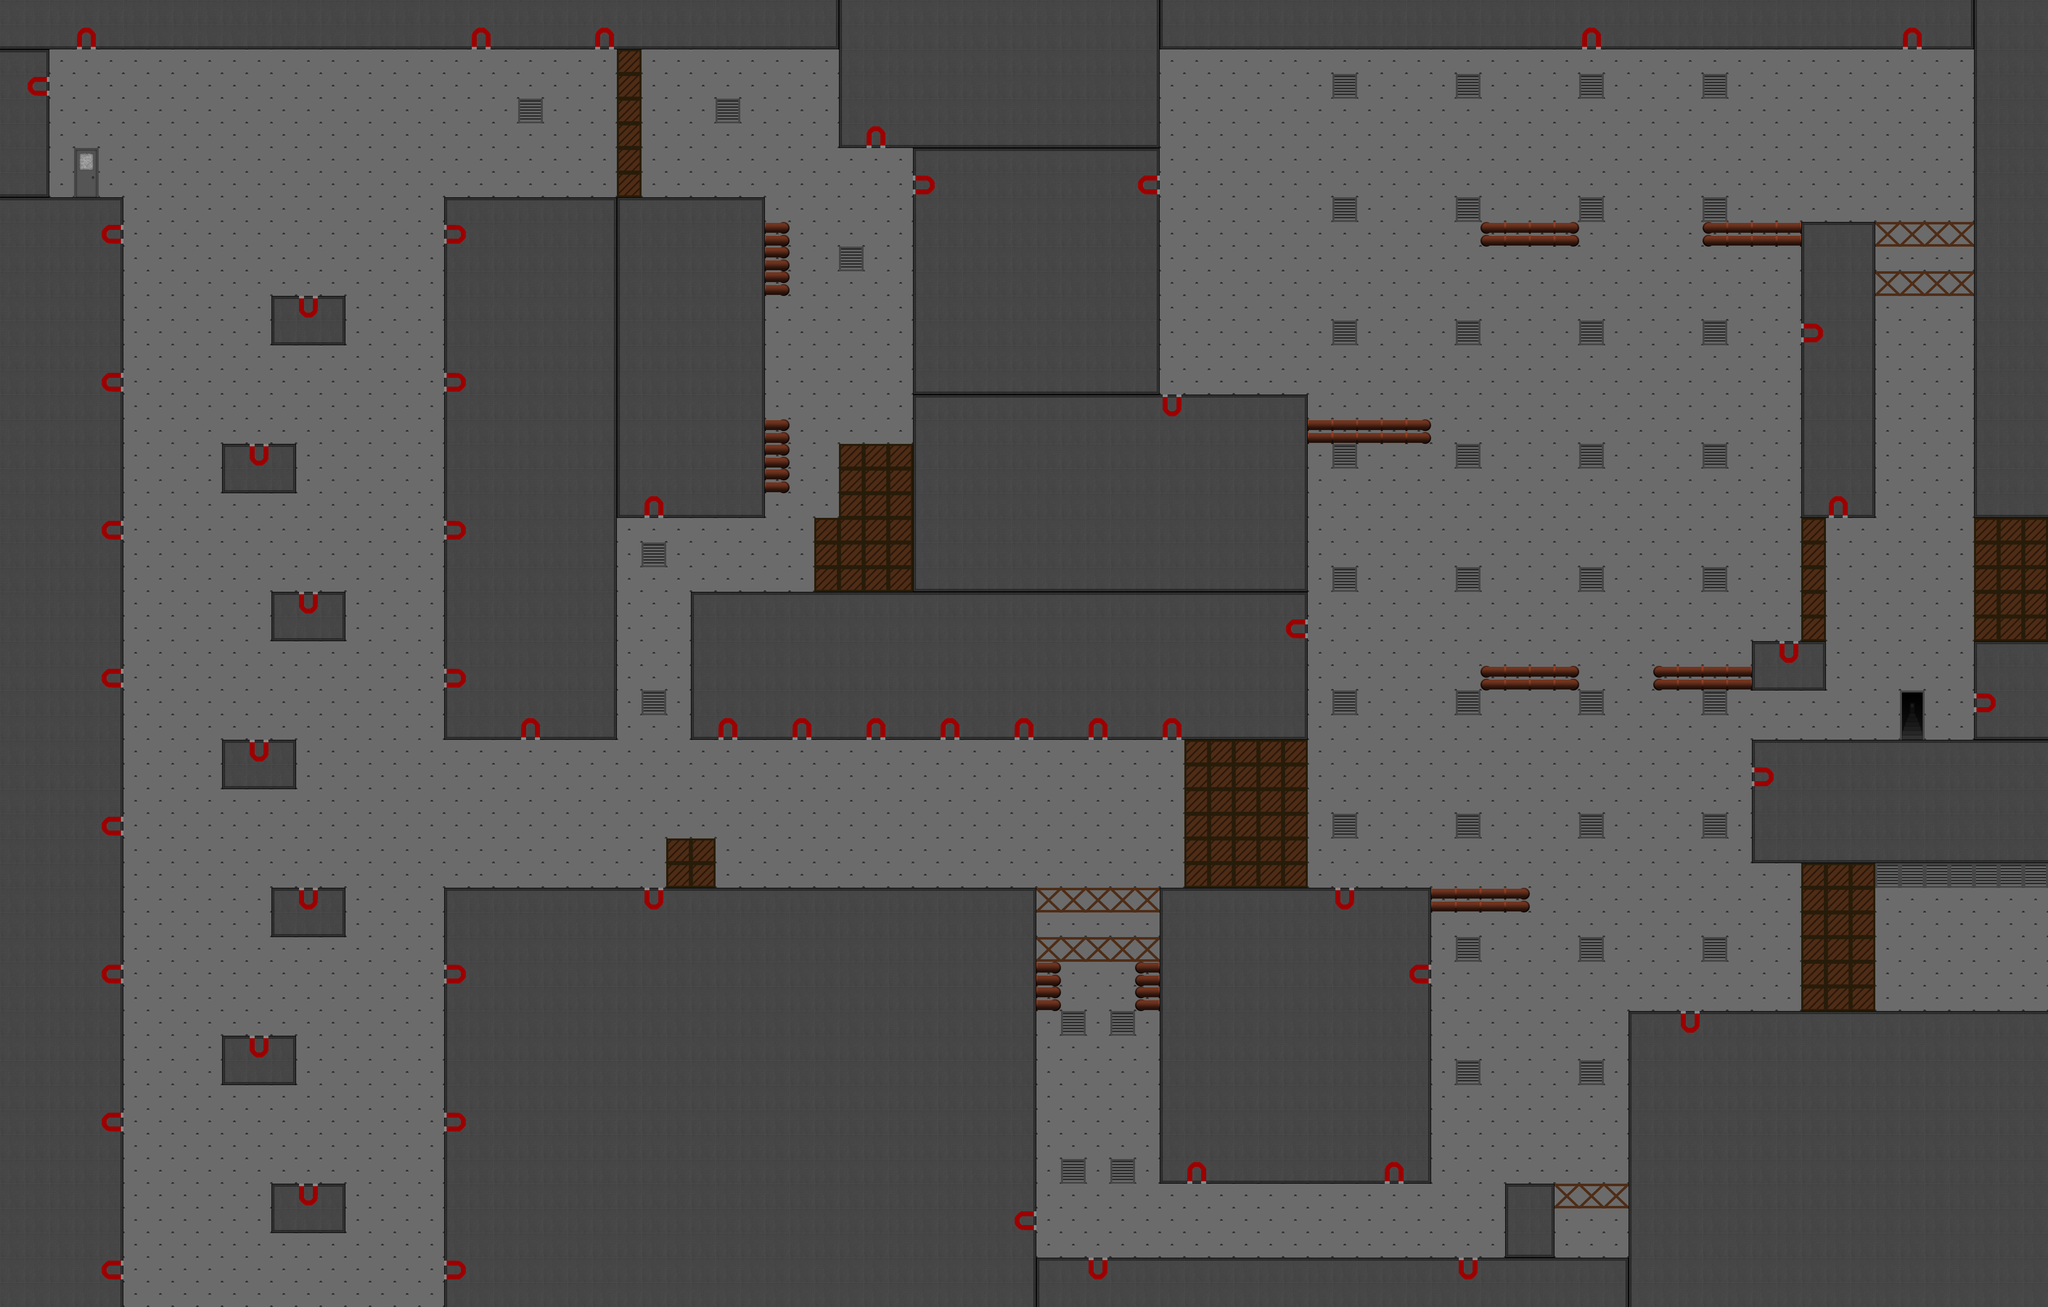

This is a level from a 2D game, rendered from its Tiled map with the project's own tilesets. A one-line summary and the map file follow, with tile-layer data summarised:
An orthogonal 83x53 tile map with 50x50 px tiles, 1 tile layer (tileLayer) and 96 objects (70x gear, 9x star, 7x hedgehog, 6x crab, 3x silverGear, ...).

<map version="1.0" orientation="orthogonal" renderorder="right-down" width="83" height="53" tilewidth="50" tileheight="50" nextobjectid="121">
 <tileset firstgid="1" name="sprites" tilewidth="50" tileheight="50" tilecount="200" columns="20">
  <image source="golden_gear_spritesheet.png" width="1000" height="500" />
 </tileset>
 <layer name="tileLayer" width="83" height="53">
  <data>[4399 cells, 4399 non-empty, 24 distinct tile ids]</data>
 </layer>
 <objectgroup name="objectLayer">
  <object id="2" name="player" type="player" gid="61" x="150" y="400" width="50" height="50" />
  <object id="5" name="star" type="star" gid="30" x="2300" y="1650" width="50" height="50" />
  <object id="6" name="gear" type="gear" gid="25" x="850" y="500" width="50" height="50" />
  <object id="7" name="gear" type="gear" gid="25" x="850" y="600" width="50" height="50" />
  <object id="9" name="gear" type="gear" gid="25" x="850" y="700" width="50" height="50" />
  <object id="10" name="gear" type="gear" gid="25" x="850" y="800" width="50" height="50" />
  <object id="11" name="gear" type="gear" gid="25" x="650" y="800" width="50" height="50" />
  <object id="12" name="gear" type="gear" gid="25" x="450" y="800" width="50" height="50" />
  <object id="13" name="gear" type="gear" gid="25" x="250" y="800" width="50" height="50" />
  <object id="14" name="gear" type="gear" gid="25" x="250" y="900" width="50" height="50" />
  <object id="15" name="gear" type="gear" gid="25" x="250" y="1000" width="50" height="50" />
  <object id="16" name="gear" type="gear" gid="25" x="250" y="1100" width="50" height="50" />
  <object id="17" name="gear" type="gear" gid="25" x="450" y="1100" width="50" height="50" />
  <object id="18" name="gear" type="gear" gid="25" x="650" y="1100" width="50" height="50" />
  <object id="19" name="gear" type="gear" gid="25" x="850" y="1100" width="50" height="50" />
  <object id="20" name="gear" type="gear" gid="25" x="650" y="500" width="50" height="50" />
  <object id="21" name="gear" type="gear" gid="25" x="450" y="500" width="50" height="50" />
  <object id="22" name="gear" type="gear" gid="25" x="250" y="500" width="50" height="50" />
  <object id="23" name="gear" type="gear" gid="25" x="850" y="1200" width="50" height="50" />
  <object id="24" name="gear" type="gear" gid="25" x="850" y="1300" width="50" height="50" />
  <object id="25" name="gear" type="gear" gid="25" x="850" y="1400" width="50" height="50" />
  <object id="26" name="gear" type="gear" gid="25" x="650" y="1400" width="50" height="50" />
  <object id="27" name="gear" type="gear" gid="25" x="450" y="1400" width="50" height="50" />
  <object id="28" name="gear" type="gear" gid="25" x="250" y="1400" width="50" height="50" />
  <object id="29" name="gear" type="gear" gid="25" x="250" y="1500" width="50" height="50" />
  <object id="30" name="gear" type="gear" gid="25" x="250" y="1600" width="50" height="50" />
  <object id="31" name="gear" type="gear" gid="25" x="250" y="1700" width="50" height="50" />
  <object id="33" name="hedgehog" type="hedgehog" gid="31" x="1300" y="1800" width="50" height="50" />
  <object id="34" name="gear" type="gear" gid="25" x="1450" y="1750" width="50" height="50" />
  <object id="35" name="gear" type="gear" gid="25" x="1600" y="1750" width="50" height="50" />
  <object id="37" name="gear" type="gear" gid="25" x="1750" y="1750" width="50" height="50" />
  <object id="38" name="gear" type="gear" gid="25" x="1900" y="1750" width="50" height="50" />
  <object id="39" name="gear" type="gear" gid="25" x="2050" y="1750" width="50" height="50" />
  <object id="40" name="gear" type="gear" gid="25" x="2200" y="1750" width="50" height="50" />
  <object id="41" name="gear" type="gear" gid="25" x="2350" y="1750" width="50" height="50" />
  <object id="42" name="gear" type="gear" gid="25" x="1300" y="1600" width="50" height="50" />
  <object id="43" name="gear" type="gear" gid="25" x="1300" y="1300" width="50" height="50" />
  <object id="44" name="silverGear" type="silverGear" gid="26" x="1300" y="350" width="50" height="50" />
  <object id="45" name="silverGear" type="silverGear" gid="26" x="600" y="2400" width="50" height="50" />
  <object id="46" name="hedgehog" type="hedgehog" gid="31" x="1300" y="400" width="50" height="50" />
  <object id="47" name="hedgehog" type="hedgehog" gid="31" x="1350" y="400" width="50" height="50" />
  <object id="48" name="gear" type="gear" gid="25" x="2200" y="2100" width="50" height="50" />
  <object id="49" name="gear" type="gear" gid="25" x="2200" y="2400" width="50" height="50" />
  <object id="50" name="gear" type="gear" gid="25" x="2400" y="2500" width="50" height="50" />
  <object id="51" name="gear" type="gear" gid="25" x="2800" y="2500" width="50" height="50" />
  <object id="52" name="star" type="star" gid="30" x="1050" y="250" width="50" height="50" />
  <object id="53" name="star" type="star" gid="30" x="400" y="650" width="50" height="50" />
  <object id="54" name="star" type="star" gid="30" x="700" y="950" width="50" height="50" />
  <object id="55" name="star" type="star" gid="30" x="400" y="1250" width="50" height="50" />
  <object id="56" name="star" type="star" gid="30" x="700" y="1550" width="50" height="50" />
  <object id="57" name="hedgehog" type="hedgehog" gid="31" x="2950" y="2550" width="50" height="50" />
  <object id="58" name="hedgehog" type="hedgehog" gid="31" x="3600" y="2050" width="50" height="50" />
  <object id="60" name="gear" type="gear" gid="25" x="2950" y="2300" width="50" height="50" />
  <object id="61" name="gear" type="gear" gid="25" x="2950" y="2000" width="50" height="50" />
  <object id="62" name="gear" type="gear" gid="25" x="3400" y="2000" width="50" height="50" />
  <object id="63" name="gear" type="gear" gid="25" x="3400" y="1600" width="50" height="50" />
  <object id="64" name="gear" type="gear" gid="25" x="3200" y="1650" width="50" height="50" />
  <object id="65" name="gear" type="gear" gid="25" x="3000" y="1700" width="50" height="50" />
  <object id="66" name="gear" type="gear" gid="25" x="2700" y="1750" width="50" height="50" />
  <object id="67" name="gear" type="gear" gid="25" x="2700" y="1300" width="50" height="50" />
  <object id="68" name="gear" type="gear" gid="25" x="2700" y="1600" width="50" height="50" />
  <object id="69" name="gear" type="gear" gid="25" x="2700" y="1450" width="50" height="50" />
  <object id="70" name="gear" type="gear" gid="25" x="2950" y="1300" width="50" height="50" />
  <object id="71" name="gear" type="gear" gid="25" x="3200" y="1300" width="50" height="50" />
  <object id="74" name="star" type="star" gid="30" x="2900" y="1550" width="50" height="50" />
  <object id="75" name="star" type="star" gid="30" x="3100" y="1100" width="50" height="50" />
  <object id="76" name="crab" type="crab" gid="29" x="1600" y="1800" width="50" height="50" />
  <object id="77" name="crab" type="crab" gid="29" x="1750" y="1800" width="50" height="50" />
  <object id="79" name="crab" type="crab" gid="29" x="1900" y="1800" width="50" height="50" />
  <object id="80" name="crab" type="crab" gid="29" x="1050" y="1800" width="50" height="50" />
  <object id="82" name="silverGear" type="silverGear" gid="26" x="3200" y="2550" width="50" height="50" />
  <object id="83" name="star" type="star" gid="30" x="2900" y="550" width="50" height="50" />
  <object id="84" name="crab" type="crab" gid="29" x="3250" y="2400" width="50" height="50" />
  <object id="85" name="gear" type="gear" gid="25" x="3400" y="1800" width="50" height="50" />
  <object id="86" name="gear" type="gear" gid="25" x="3600" y="1300" width="50" height="50" />
  <object id="87" name="gear" type="gear" gid="25" x="3600" y="700" width="50" height="50" />
  <object id="88" name="gear" type="gear" gid="25" x="3600" y="1150" width="50" height="50" />
  </objectgroup>
</map>
<!-- 19 of 96 objects omitted -->